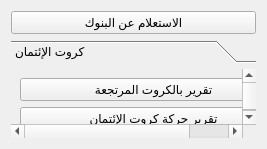
             <widget class="QWidget" name="page_16">
              <property name="geometry">
               <rect>
                <x>0</x>
                <y>0</y>
                <width>267</width>
                <height>149</height>
               </rect>
              </property>
              <attribute name="label">
               <string>تقارير البنوك</string>
              </attribute>
              <layout class="QGridLayout" name="gridLayout_28">
               <item row="1" column="0">
                <widget class="QToolBox" name="toolBox_6">
                 <property name="currentIndex">
                  <number>0</number>
                 </property>
                 <widget class="QWidget" name="page_29">
                  <property name="geometry">
                   <rect>
                    <x>-162</x>
                    <y>0</y>
                    <width>390</width>
                    <height>142</height>
                   </rect>
                  </property>
                  <attribute name="label">
                   <string>كروت الإئتمان</string>
                  </attribute>
                  <layout class="QGridLayout" name="gridLayout_27">
                   <item row="0" column="0">
                    <widget class="QPushButton" name="action_104">
                     <property name="text">
                      <string>تقرير بالكروت المرتجعة</string>
                     </property>
                    </widget>
                   </item>
                   <item row="1" column="0">
                    <widget class="QPushButton" name="action_103">
                     <property name="text">
                      <string>تقرير حركة كروت الإئتمان</string>
                     </property>
                    </widget>
                   </item>
                   <item row="2" column="0">
                    <widget class="QPushButton" name="action_105">
                     <property name="text">
                      <string>تقرير طرق استخدام كروت الإئتمان حسب نقاط البيع</string>
                     </property>
                    </widget>
                   </item>
                   <item row="3" column="0">
                    <widget class="QPushButton" name="action_9">
                     <property name="text">
                      <string>تقرير حركة كروت الائتمان تقسيط</string>
                     </property>
                    </widget>
                   </item>
                   <item row="4" column="0">
                    <spacer name="verticalSpacer_18">
                     <property name="orientation">
                      <enum>Qt::Vertical</enum>
                     </property>
                     <property name="sizeHint" stdset="0">
                      <size>
                       <width>20</width>
                       <height>358</height>
                      </size>
                     </property>
                    </spacer>
                   </item>
                  </layout>
                 </widget>
                </widget>
               </item>
               <item row="0" column="0">
                <widget class="QPushButton" name="action_3">
                 <property name="text">
                  <string>الاستعلام عن البنوك</string>
                 </property>
                </widget>
               </item>
              </layout>
             </widget>
